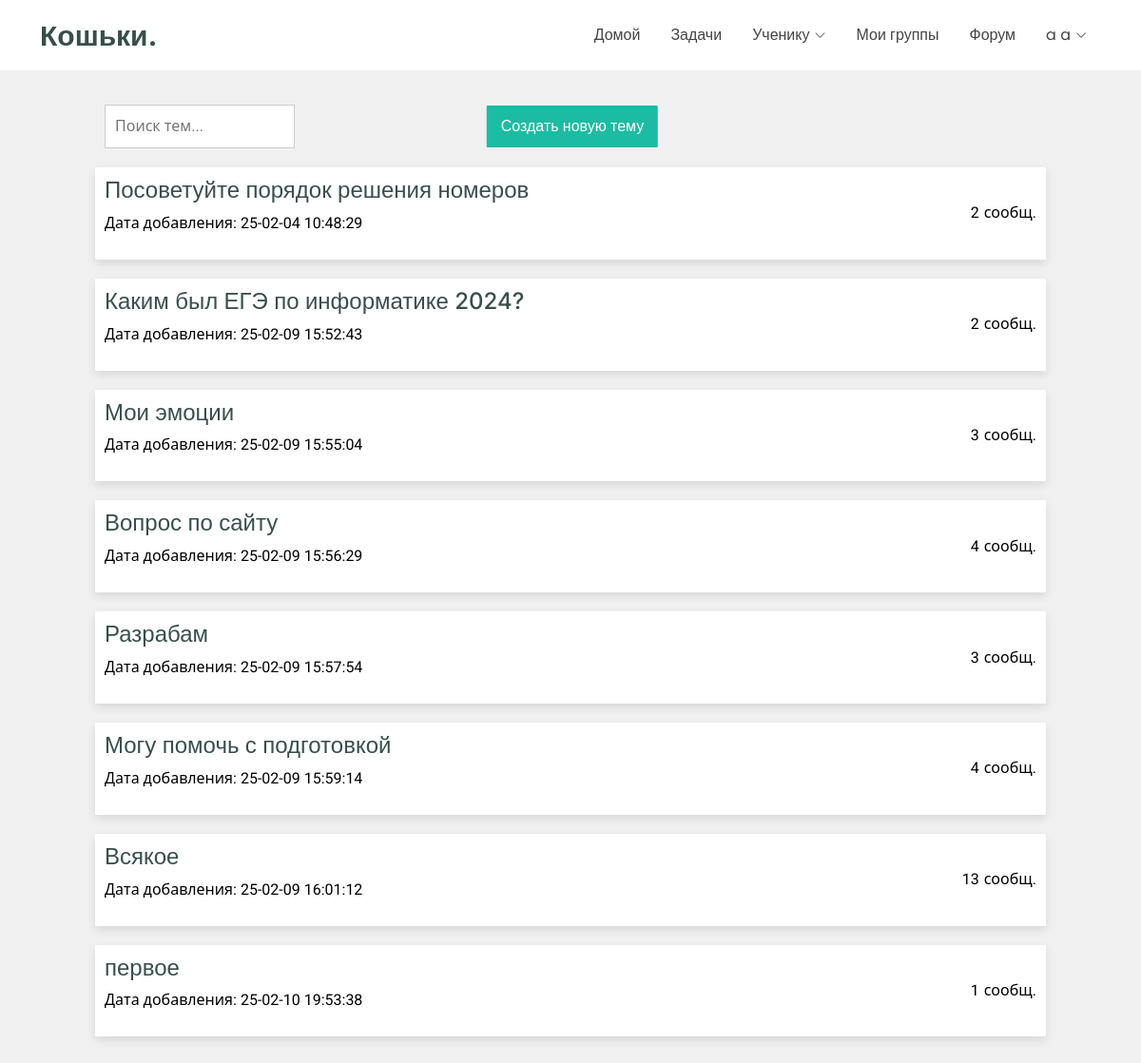
Page /forum/topics/all (signed in) on the committed database.
### tables this page shows
CREATE TABLE forum_discussions (discussion_id INT PRIMARY KEY, discussion_name VARCHAR (255), author_id INT REFERENCES users (user_id), messages_count INT, discussion_creation_time DATETIME);

### main.py (the view)
@app.route('/forum/topics/all', methods=["POST", "GET"])
@login_required
def forum_main_page():
    if request.method == "GET":
        discussions = dr.get_discussions()
        name = dr.get_user_name(current_user.id)
        return render_template("forum/forum_main_page.html", discussions=discussions, user=name)
    elif request.method == "POST":
        info = request.form.to_dict()
        topic_id = dr.insert_new_topic(info)
        return redirect(url_for("forum_topic_page", topic_id=topic_id))

### database_requests.py (called while the page is built)
def sql_execute(sql_request):
    ret = cursor.execute(sql_request)
    return ret

def get_user_name(user_id):
    sql_req = f"""SELECT first_name, surname FROM users WHERE user_id = {user_id} """
    result = sql_execute(sql_req).fetchall()
    ret = result[0][0] + ' ' + result[0][1]
    return ret

def get_user_info_with_user_id(id):
    sql_req = f"""
        SELECT * from users
        WHERE user_id = "{id}"
        """
    return sql_execute(sql_req).fetchall()[0]

def get_discussions():
    sql_req = f"""
        SELECT * FROM forum_discussions
    """
    return sql_execute(sql_req).fetchall()

### main.py (called while the page is built)
@login_manager.user_loader
def load_user(user_id):
    user_info = dr.get_user_info_with_user_id(user_id)
    if user_info:
        return User(user_id=user_info[0], role=user_info[5])
    return None

### templates/forum/forum_main_page.html (shortened to what this page needs)
<!DOCTYPE html>
<html lang="en" xmlns="http://www.w3.org/1999/html">
<head>
  <link href="{{ url_for('static', filename='vendor/bootstrap/css/bootstrap.min.css') }}" rel="stylesheet">
  <link href="{{ url_for('static', filename='vendor/bootstrap-icons/bootstrap-icons.css') }}" rel="stylesheet">
  <link href="{{ url_for('static', filename='vendor/aos/aos.css') }}" rel="stylesheet">
  <link href="{{ url_for('static', filename='vendor/glightbox/css/glightbox.min.css') }}" rel="stylesheet">
  <link href="{{ url_for('static', filename='vendor/swiper/swiper-bundle.min.css') }}" rel="stylesheet">
  <link href="{{ url_for('static', filename='/css/main.css') }}" rel="stylesheet">
</head>
<body class="forum-page">
  {% include 'header.html' %}
    <div class="btn-container">
      <button class="btn-primary" id="openModal">
          Создать новую тему
      </button>
      <input type="text" id="searchInput" class="search-input" placeholder="Поиск тем...">
    </div>
    <div class="discussion-container">
      {% for d in discussions %}
        <a href="/forum/topics/{{ d[0] }}" class="discussion-item" style="color: black">
          <div class="left-section">
              <h4>{{ d[1] }}</h4>
              <p>Дата добавления: {{ d[4] }}</p>
          </div>
          <div class="message-count">
              <span class="count">{{ d[3] }}</span> <span class="label">сообщ.</span>
          </div>
        </a>
      {% endfor %}
    </div>
</body>
</html>

### static/css/main.css (style rules this page uses)
:root { --default-font: "Roboto", system-ui, -apple-system, "Segoe UI", Roboto, "Helvetica Neue", Arial, "Noto Sans", "Liberation Sans", sans-serif, "Apple Color Emoji", "Segoe UI Emoji", "Segoe UI Symbol", "Noto Color Emoji"; --heading-font: "Inter", sans-serif; --nav-font: "Poppins", sans-serif; }
:root { --background-color: #ffffff; --default-color: #444444; --heading-color: #384f4b; --accent-color: #1bbca3; --surface-color: #ffffff; --contrast-color: #ffffff; --incorrect-answer-color: #ff4040; --correct-answer-color: #acf273; --empty-answer-color: #c9c9c9; }
:root { --nav-color: #444444; --nav-hover-color: #1bbca3; --nav-mobile-background-color: #ffffff; --nav-dropdown-background-color: #ffffff; --nav-dropdown-color: #444444; --nav-dropdown-hover-color: #1bbca3; }
:root { scroll-behavior: smooth; }
body { color: var(--default-color); background-color: var(--background-color); font-family: var(--default-font); overflow-y: scroll; }
a { color: var(--accent-color); text-decoration: none; transition: 0.3s; }
h1, h2, h3, h4, h5, h6 { color: var(--heading-color); font-family: var(--heading-font); }
.btn-primary { padding: 10px 15px; margin-left: 2px; font-size: 16px; font-family: var(--nav-font); font-weight: 400; display: flex; align-items: center; justify-content: space-between; white-space: nowrap; color: var(--contrast-color); background-color: var(--nav-hover-color); border: none transition: background-color 0.3s; }

### templates/forum/forum_main_page.html (style rules this page uses)
body { background-color: #f0f0f0; overflow-y: scroll; padding-bottom: 40px; }
.discussion-item { display: flex; flex-direction: row; max-width: 1000px; margin: 20px auto 0; padding: 10px; background-color: white; border-radius: 1px; box-shadow: 0 4px 10px rgba(0, 0, 0, 0.1); }
.btn-container { display: flex; align-items: center; justify-content: space-between; max-width: 1000px; margin: 110px auto 0; position: relative; }
.left-section { display: flex; flex-direction: column; }
.message-count { display: flex; margin-left: auto; align-items: center; }
.label { margin-left: 5px; }
.btn-primary { border: 0px; border-radius: 1px; position: absolute; left: 50%; transform: translateX(-50%); }
.search-input { margin-left: 10px; padding: 10px; border: 1px solid #ccc; width: 200px; }

### rows in the picture
forum_discussions: discussion_name "Посоветуйте порядок решения номеров", discussion_creation_time "25-02-04 10:48:29", messages_count "2"
forum_discussions: discussion_name "Каким был ЕГЭ по информатике 2024?", discussion_creation_time "25-02-09 15:52:43", messages_count "2"
forum_discussions: discussion_name "Мои эмоции", discussion_creation_time "25-02-09 15:55:04", messages_count "3"
forum_discussions: discussion_name "Вопрос по сайту", discussion_creation_time "25-02-09 15:56:29", messages_count "4"
forum_discussions: discussion_name "Разрабам", discussion_creation_time "25-02-09 15:57:54", messages_count "3"
forum_discussions: discussion_name "Могу помочь с подготовкой", discussion_creation_time "25-02-09 15:59:14", messages_count "4"
forum_discussions: discussion_name "Всякое", discussion_creation_time "25-02-09 16:01:12", messages_count "13"
forum_discussions: discussion_name "первое", discussion_creation_time "25-02-10 19:53:38", messages_count "1"

### other values in the picture
{{ user }} "a a"
